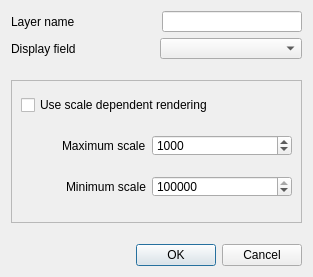
<?xml version="1.0" encoding="UTF-8"?>
<ui version="4.0">
 <class>LayerProperties</class>
 <widget class="QDialog" name="LayerProperties">
  <property name="geometry">
   <rect>
    <x>0</x>
    <y>0</y>
    <width>313</width>
    <height>277</height>
   </rect>
  </property>
  <property name="windowTitle">
   <string>Layer properties</string>
  </property>
  <layout class="QGridLayout" name="gridLayout_2">
   <item row="0" column="0">
    <layout class="QHBoxLayout" name="horizontalLayout">
     <item>
      <widget class="QLabel" name="label">
       <property name="text">
        <string>Layer name</string>
       </property>
      </widget>
     </item>
     <item>
      <spacer name="horizontalSpacer_3">
       <property name="orientation">
        <enum>Qt::Horizontal</enum>
       </property>
       <property name="sizeHint" stdset="0">
        <size>
         <width>40</width>
         <height>20</height>
        </size>
       </property>
      </spacer>
     </item>
     <item>
      <widget class="QLineEdit" name="txtLayerName">
       <property name="minimumSize">
        <size>
         <width>140</width>
         <height>0</height>
        </size>
       </property>
       <property name="maximumSize">
        <size>
         <width>200</width>
         <height>21</height>
        </size>
       </property>
       <property name="cursorPosition">
        <number>0</number>
       </property>
      </widget>
     </item>
    </layout>
   </item>
   <item row="1" column="0">
    <layout class="QHBoxLayout" name="horizontalLayout_2">
     <item>
      <widget class="QLabel" name="lblDisplayField">
       <property name="text">
        <string>Display field</string>
       </property>
      </widget>
     </item>
     <item>
      <widget class="QComboBox" name="cboDisplayFieldName">
       <property name="minimumSize">
        <size>
         <width>140</width>
         <height>0</height>
        </size>
       </property>
       <property name="maximumSize">
        <size>
         <width>200</width>
         <height>21</height>
        </size>
       </property>
      </widget>
     </item>
    </layout>
   </item>
   <item row="2" column="0">
    <spacer name="verticalSpacer">
     <property name="orientation">
      <enum>Qt::Vertical</enum>
     </property>
     <property name="sizeType">
      <enum>QSizePolicy::Fixed</enum>
     </property>
     <property name="sizeHint" stdset="0">
      <size>
       <width>20</width>
       <height>15</height>
      </size>
     </property>
    </spacer>
   </item>
   <item row="3" column="0">
    <widget class="QFrame" name="frame">
     <property name="frameShape">
      <enum>QFrame::StyledPanel</enum>
     </property>
     <property name="frameShadow">
      <enum>QFrame::Raised</enum>
     </property>
     <layout class="QGridLayout" name="gridLayout">
      <property name="topMargin">
       <number>0</number>
      </property>
      <item row="0" column="0">
       <widget class="QCheckBox" name="chkScale">
        <property name="text">
         <string>Use scale dependent rendering</string>
        </property>
       </widget>
      </item>
      <item row="1" column="0">
       <layout class="QHBoxLayout" name="horizontalLayout_4">
        <item>
         <spacer name="horizontalSpacer_2">
          <property name="orientation">
           <enum>Qt::Horizontal</enum>
          </property>
          <property name="sizeHint" stdset="0">
           <size>
            <width>30</width>
            <height>20</height>
           </size>
          </property>
         </spacer>
        </item>
        <item>
         <widget class="QLabel" name="lblMaxScale">
          <property name="enabled">
           <bool>true</bool>
          </property>
          <property name="text">
           <string>Maximum scale</string>
          </property>
         </widget>
        </item>
        <item>
         <widget class="QSpinBox" name="maxScaleSpinBox">
          <property name="enabled">
           <bool>true</bool>
          </property>
          <property name="minimumSize">
           <size>
            <width>140</width>
            <height>0</height>
           </size>
          </property>
          <property name="maximumSize">
           <size>
            <width>16777215</width>
            <height>21</height>
           </size>
          </property>
          <property name="minimum">
           <number>1</number>
          </property>
          <property name="maximum">
           <number>100000000</number>
          </property>
          <property name="singleStep">
           <number>1000</number>
          </property>
          <property name="value">
           <number>1000</number>
          </property>
         </widget>
        </item>
       </layout>
      </item>
      <item row="2" column="0">
       <layout class="QHBoxLayout" name="horizontalLayout_3">
        <item>
         <spacer name="horizontalSpacer">
          <property name="orientation">
           <enum>Qt::Horizontal</enum>
          </property>
          <property name="sizeHint" stdset="0">
           <size>
            <width>30</width>
            <height>20</height>
           </size>
          </property>
         </spacer>
        </item>
        <item>
         <widget class="QLabel" name="lblMinScale">
          <property name="enabled">
           <bool>true</bool>
          </property>
          <property name="text">
           <string>Minimum scale</string>
          </property>
         </widget>
        </item>
        <item>
         <widget class="QSpinBox" name="minScaleSpinBox">
          <property name="enabled">
           <bool>true</bool>
          </property>
          <property name="minimumSize">
           <size>
            <width>140</width>
            <height>0</height>
           </size>
          </property>
          <property name="maximumSize">
           <size>
            <width>16777215</width>
            <height>21</height>
           </size>
          </property>
          <property name="buttonSymbols">
           <enum>QAbstractSpinBox::UpDownArrows</enum>
          </property>
          <property name="accelerated">
           <bool>true</bool>
          </property>
          <property name="minimum">
           <number>1</number>
          </property>
          <property name="maximum">
           <number>100000000</number>
          </property>
          <property name="singleStep">
           <number>1000</number>
          </property>
          <property name="value">
           <number>1000000</number>
          </property>
         </widget>
        </item>
       </layout>
      </item>
     </layout>
    </widget>
   </item>
   <item row="4" column="0">
    <spacer name="verticalSpacer_2">
     <property name="orientation">
      <enum>Qt::Vertical</enum>
     </property>
     <property name="sizeType">
      <enum>QSizePolicy::Fixed</enum>
     </property>
     <property name="sizeHint" stdset="0">
      <size>
       <width>20</width>
       <height>15</height>
      </size>
     </property>
    </spacer>
   </item>
   <item row="5" column="0">
    <widget class="QDialogButtonBox" name="buttonBox">
     <property name="orientation">
      <enum>Qt::Horizontal</enum>
     </property>
     <property name="standardButtons">
      <set>QDialogButtonBox::Cancel|QDialogButtonBox::Ok</set>
     </property>
     <property name="centerButtons">
      <bool>false</bool>
     </property>
    </widget>
   </item>
  </layout>
 </widget>
 <resources/>
 <connections>
  <connection>
   <sender>buttonBox</sender>
   <signal>accepted()</signal>
   <receiver>LayerProperties</receiver>
   <slot>accept()</slot>
   <hints>
    <hint type="sourcelabel">
     <x>248</x>
     <y>254</y>
    </hint>
    <hint type="destinationlabel">
     <x>157</x>
     <y>274</y>
    </hint>
   </hints>
  </connection>
  <connection>
   <sender>buttonBox</sender>
   <signal>rejected()</signal>
   <receiver>LayerProperties</receiver>
   <slot>reject()</slot>
   <hints>
    <hint type="sourcelabel">
     <x>316</x>
     <y>260</y>
    </hint>
    <hint type="destinationlabel">
     <x>286</x>
     <y>274</y>
    </hint>
   </hints>
  </connection>
 </connections>
</ui>
